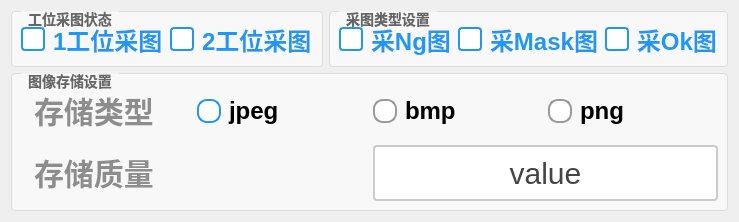
     <widget class="QWidget" name="tab_4">
      <attribute name="title">
       <string>图像存储设置</string>
      </attribute>
      <layout class="QVBoxLayout" name="verticalLayout_19">
       <item>
        <layout class="QHBoxLayout" name="horizontalLayout_20">
         <item>
          <widget class="QGroupBox" name="groupBox_15">
           <property name="styleSheet">
            <string notr="true">QGroupBox {
    border: 1px solid #DDD;
    border-radius: 4px;
    font: bold 14px;
    color: #666;
    background-color: #F8F8F8;
}

QGroupBox::title {
    subcontrol-origin: margin;
    subcontrol-position: top left;
    left: 10px;
    padding: 0 5px;
}</string>
           </property>
           <property name="title">
            <string>工位采图状态</string>
           </property>
           <layout class="QHBoxLayout" name="horizontalLayout_9">
            <item>
             <widget class="QCheckBox" name="cBox_takeCamera1Pictures">
              <property name="sizePolicy">
               <sizepolicy hsizetype="Minimum" vsizetype="Minimum">
                <horstretch>0</horstretch>
                <verstretch>0</verstretch>
               </sizepolicy>
              </property>
              <property name="styleSheet">
               <string notr="true">QCheckBox {
    spacing: 8px;
    font-size: 24px;
    color: #333;
    font-weight: bold;        
    color:  rgb(0, 0, 0);       
}

/* 未选中状态 */
QCheckBox::indicator {
    width: 20px;
    height: 20px;
    border-radius: 4px; /* 方形，圆角可适当调整 */
    border: 2px solid #999;
    background: #ffffff;
}

/* 悬停效果 */
QCheckBox::indicator:hover {
    border: 2px solid #666;
}

/* 选中状态 */
QCheckBox::indicator:checked {
    border: 2px solid #2196F3;
    background-color: qradialgradient(
        cx:0.5, cy:0.5,
        radius:0.4,
        fx:0.5, fy:0.5,
        stop:0 #2196F3,
        stop:1 transparent
    );
}

/* 禁用状态 */
QCheckBox::indicator:disabled {
    border: 2px solid #ccc;
    background: #eee;
}

/* 选中时的文字颜色 */
QCheckBox:checked {
    color: #2196F3;
    font-weight: 500;
}

/* 点击动画效果 */
QCheckBox::indicator:pressed {
    border: 2px solid #1565C0;
    background-color: qradialgradient(
        cx:0.5, cy:0.5,
        radius:0.5,
        fx:0.5, fy:0.5,
        stop:0 #BBDEFB,
        stop:1 transparent
    );
}</string>
              </property>
              <property name="text">
               <string>1工位采图</string>
              </property>
              <property name="checked">
               <bool>true</bool>
              </property>
             </widget>
            </item>
            <item>
             <widget class="QCheckBox" name="cBox_takeCamera2Pictures">
              <property name="sizePolicy">
               <sizepolicy hsizetype="Minimum" vsizetype="Minimum">
                <horstretch>0</horstretch>
                <verstretch>0</verstretch>
               </sizepolicy>
              </property>
              <property name="styleSheet">
               <string notr="true">QCheckBox {
    spacing: 8px;
    font-size: 24px;
    color: #333;
    font-weight: bold;        
    color:  rgb(0, 0, 0);       
}

/* 未选中状态 */
QCheckBox::indicator {
    width: 20px;
    height: 20px;
    border-radius: 4px; /* 方形，圆角可适当调整 */
    border: 2px solid #999;
    background: #ffffff;
}

/* 悬停效果 */
QCheckBox::indicator:hover {
    border: 2px solid #666;
}

/* 选中状态 */
QCheckBox::indicator:checked {
    border: 2px solid #2196F3;
    background-color: qradialgradient(
        cx:0.5, cy:0.5,
        radius:0.4,
        fx:0.5, fy:0.5,
        stop:0 #2196F3,
        stop:1 transparent
    );
}

/* 禁用状态 */
QCheckBox::indicator:disabled {
    border: 2px solid #ccc;
    background: #eee;
}

/* 选中时的文字颜色 */
QCheckBox:checked {
    color: #2196F3;
    font-weight: 500;
}

/* 点击动画效果 */
QCheckBox::indicator:pressed {
    border: 2px solid #1565C0;
    background-color: qradialgradient(
        cx:0.5, cy:0.5,
        radius:0.5,
        fx:0.5, fy:0.5,
        stop:0 #BBDEFB,
        stop:1 transparent
    );
}</string>
              </property>
              <property name="text">
               <string>2工位采图</string>
              </property>
              <property name="checked">
               <bool>true</bool>
              </property>
             </widget>
            </item>
           </layout>
          </widget>
         </item>
         <item>
          <widget class="QGroupBox" name="groupBox_14">
           <property name="styleSheet">
            <string notr="true">QGroupBox {
    border: 1px solid #DDD;
    border-radius: 4px;
    font: bold 14px;
    color: #666;
    background-color: #F8F8F8;
}

QGroupBox::title {
    subcontrol-origin: margin;
    subcontrol-position: top left;
    left: 10px;
    padding: 0 5px;
}</string>
           </property>
           <property name="title">
            <string>采图类型设置</string>
           </property>
           <layout class="QHBoxLayout" name="horizontalLayout_11">
            <item>
             <widget class="QCheckBox" name="cBox_takeNgPictures">
              <property name="sizePolicy">
               <sizepolicy hsizetype="Minimum" vsizetype="Minimum">
                <horstretch>0</horstretch>
                <verstretch>0</verstretch>
               </sizepolicy>
              </property>
              <property name="styleSheet">
               <string notr="true">QCheckBox {
    spacing: 8px;
    font-size: 24px;
    color: #333;
    font-weight: bold;        
    color:  rgb(0, 0, 0);       
}

/* 未选中状态 */
QCheckBox::indicator {
    width: 20px;
    height: 20px;
    border-radius: 4px; /* 方形，圆角可适当调整 */
    border: 2px solid #999;
    background: #ffffff;
}

/* 悬停效果 */
QCheckBox::indicator:hover {
    border: 2px solid #666;
}

/* 选中状态 */
QCheckBox::indicator:checked {
    border: 2px solid #2196F3;
    background-color: qradialgradient(
        cx:0.5, cy:0.5,
        radius:0.4,
        fx:0.5, fy:0.5,
        stop:0 #2196F3,
        stop:1 transparent
    );
}

/* 禁用状态 */
QCheckBox::indicator:disabled {
    border: 2px solid #ccc;
    background: #eee;
}

/* 选中时的文字颜色 */
QCheckBox:checked {
    color: #2196F3;
    font-weight: 500;
}

/* 点击动画效果 */
QCheckBox::indicator:pressed {
    border: 2px solid #1565C0;
    background-color: qradialgradient(
        cx:0.5, cy:0.5,
        radius:0.5,
        fx:0.5, fy:0.5,
        stop:0 #BBDEFB,
        stop:1 transparent
    );
}</string>
              </property>
              <property name="text">
               <string>采Ng图</string>
              </property>
              <property name="checked">
               <bool>true</bool>
              </property>
             </widget>
            </item>
            <item>
             <widget class="QCheckBox" name="cBox_takeMaskPictures">
              <property name="sizePolicy">
               <sizepolicy hsizetype="Minimum" vsizetype="Minimum">
                <horstretch>0</horstretch>
                <verstretch>0</verstretch>
               </sizepolicy>
              </property>
              <property name="styleSheet">
               <string notr="true">QCheckBox {
    spacing: 8px;
    font-size: 24px;
    color: #333;
    font-weight: bold;        
    color:  rgb(0, 0, 0);       
}

/* 未选中状态 */
QCheckBox::indicator {
    width: 20px;
    height: 20px;
    border-radius: 4px; /* 方形，圆角可适当调整 */
    border: 2px solid #999;
    background: #ffffff;
}

/* 悬停效果 */
QCheckBox::indicator:hover {
    border: 2px solid #666;
}

/* 选中状态 */
QCheckBox::indicator:checked {
    border: 2px solid #2196F3;
    background-color: qradialgradient(
        cx:0.5, cy:0.5,
        radius:0.4,
        fx:0.5, fy:0.5,
        stop:0 #2196F3,
        stop:1 transparent
    );
}

/* 禁用状态 */
QCheckBox::indicator:disabled {
    border: 2px solid #ccc;
    background: #eee;
}

/* 选中时的文字颜色 */
QCheckBox:checked {
    color: #2196F3;
    font-weight: 500;
}

/* 点击动画效果 */
QCheckBox::indicator:pressed {
    border: 2px solid #1565C0;
    background-color: qradialgradient(
        cx:0.5, cy:0.5,
        radius:0.5,
        fx:0.5, fy:0.5,
        stop:0 #BBDEFB,
        stop:1 transparent
    );
}</string>
              </property>
              <property name="text">
               <string>采Mask图</string>
              </property>
              <property name="checked">
               <bool>true</bool>
              </property>
             </widget>
            </item>
            <item>
             <widget class="QCheckBox" name="cBox_takeOkPictures">
              <property name="sizePolicy">
               <sizepolicy hsizetype="Minimum" vsizetype="Minimum">
                <horstretch>0</horstretch>
                <verstretch>0</verstretch>
               </sizepolicy>
              </property>
              <property name="styleSheet">
               <string notr="true">QCheckBox {
    spacing: 8px;
    font-size: 24px;
    color: #333;
    font-weight: bold;        
    color:  rgb(0, 0, 0);       
}

/* 未选中状态 */
QCheckBox::indicator {
    width: 20px;
    height: 20px;
    border-radius: 4px; /* 方形，圆角可适当调整 */
    border: 2px solid #999;
    background: #ffffff;
}

/* 悬停效果 */
QCheckBox::indicator:hover {
    border: 2px solid #666;
}

/* 选中状态 */
QCheckBox::indicator:checked {
    border: 2px solid #2196F3;
    background-color: qradialgradient(
        cx:0.5, cy:0.5,
        radius:0.4,
        fx:0.5, fy:0.5,
        stop:0 #2196F3,
        stop:1 transparent
    );
}

/* 禁用状态 */
QCheckBox::indicator:disabled {
    border: 2px solid #ccc;
    background: #eee;
}

/* 选中时的文字颜色 */
QCheckBox:checked {
    color: #2196F3;
    font-weight: 500;
}

/* 点击动画效果 */
QCheckBox::indicator:pressed {
    border: 2px solid #1565C0;
    background-color: qradialgradient(
        cx:0.5, cy:0.5,
        radius:0.5,
        fx:0.5, fy:0.5,
        stop:0 #BBDEFB,
        stop:1 transparent
    );
}</string>
              </property>
              <property name="text">
               <string>采Ok图</string>
              </property>
              <property name="checked">
               <bool>true</bool>
              </property>
             </widget>
            </item>
           </layout>
          </widget>
         </item>
        </layout>
       </item>
       <item>
        <widget class="QGroupBox" name="groupBox_25">
         <property name="styleSheet">
          <string notr="true">QGroupBox {
    border: 1px solid #DDD;
    border-radius: 4px;
    font: bold 14px;
    color: #666;
    background-color: #F8F8F8;
}

QGroupBox::title {
    subcontrol-origin: margin;
    subcontrol-position: top left;
    left: 10px;
    padding: 0 5px;
}</string>
         </property>
         <property name="title">
          <string>图像存储设置</string>
         </property>
         <layout class="QVBoxLayout" name="verticalLayout_18">
          <item>
           <layout class="QHBoxLayout" name="horizontalLayout_17">
            <item>
             <widget class="QLabel" name="label_71">
              <property name="styleSheet">
               <string notr="true">QLabel {
       font-size: 30px;        
       font-weight: bold;        
       color:  rgb(141, 141, 141);       
       padding: 5px 5px;     
       border-bottom: 2px solid #cccccc; 
    }</string>
              </property>
              <property name="text">
               <string>存储类型</string>
              </property>
             </widget>
            </item>
            <item>
             <widget class="QRadioButton" name="rbtn_saveJpeg">
              <property name="sizePolicy">
               <sizepolicy hsizetype="Minimum" vsizetype="Minimum">
                <horstretch>0</horstretch>
                <verstretch>0</verstretch>
               </sizepolicy>
              </property>
              <property name="styleSheet">
               <string notr="true">QRadioButton {
    spacing: 8px;
    font-size: 24px;
    color: #333;
    font-weight: bold;        
    color:  rgb(0, 0, 0);       

}

/* 未选中状态 */
QRadioButton::indicator {
    width: 20px;
    height: 20px;
    border-radius: 10px;
    border: 2px solid #999;
    background: #ffffff;
}

/* 悬停效果 */
QRadioButton::indicator:hover {
    border: 2px solid #666;
}

/* 选中状态 */
QRadioButton::indicator:checked {
    border: 2px solid #2196F3;
}

/* 选中时的内圆 */
QRadioButton::indicator:checked {
    background-color: qradialgradient(
        cx:0.5, cy:0.5,
        radius:0.4,
        fx:0.5, fy:0.5,
        stop:0 #2196F3,
        stop:1 transparent
    );
}

/* 禁用状态 */
QRadioButton::indicator:disabled {
    border: 2px solid #ccc;
    background: #eee;
}

/* 点击动画效果 */
QRadioButton::indicator:pressed {
    border: 2px solid #1565C0;
    background-color: qradialgradient(
        cx:0.5, cy:0.5,
        radius:0.5,
        fx:0.5, fy:0.5,
        stop:0 #BBDEFB,
        stop:1 transparent
    );
}</string>
              </property>
              <property name="text">
               <string>jpeg</string>
              </property>
              <property name="checked">
               <bool>true</bool>
              </property>
              <property name="autoExclusive">
               <bool>false</bool>
              </property>
             </widget>
            </item>
            <item>
             <widget class="QRadioButton" name="rbtn_saveBmp">
              <property name="sizePolicy">
               <sizepolicy hsizetype="Minimum" vsizetype="Minimum">
                <horstretch>0</horstretch>
                <verstretch>0</verstretch>
               </sizepolicy>
              </property>
              <property name="styleSheet">
               <string notr="true">QRadioButton {
    spacing: 8px;
    font-size: 24px;
    color: #333;
    font-weight: bold;        
    color:  rgb(0, 0, 0);       

}

/* 未选中状态 */
QRadioButton::indicator {
    width: 20px;
    height: 20px;
    border-radius: 10px;
    border: 2px solid #999;
    background: #ffffff;
}

/* 悬停效果 */
QRadioButton::indicator:hover {
    border: 2px solid #666;
}

/* 选中状态 */
QRadioButton::indicator:checked {
    border: 2px solid #2196F3;
}

/* 选中时的内圆 */
QRadioButton::indicator:checked {
    background-color: qradialgradient(
        cx:0.5, cy:0.5,
        radius:0.4,
        fx:0.5, fy:0.5,
        stop:0 #2196F3,
        stop:1 transparent
    );
}

/* 禁用状态 */
QRadioButton::indicator:disabled {
    border: 2px solid #ccc;
    background: #eee;
}

/* 点击动画效果 */
QRadioButton::indicator:pressed {
    border: 2px solid #1565C0;
    background-color: qradialgradient(
        cx:0.5, cy:0.5,
        radius:0.5,
        fx:0.5, fy:0.5,
        stop:0 #BBDEFB,
        stop:1 transparent
    );
}</string>
              </property>
              <property name="text">
               <string>bmp</string>
              </property>
              <property name="autoExclusive">
               <bool>false</bool>
              </property>
             </widget>
            </item>
            <item>
             <widget class="QRadioButton" name="rbtn_savePng">
              <property name="sizePolicy">
               <sizepolicy hsizetype="Minimum" vsizetype="Minimum">
                <horstretch>0</horstretch>
                <verstretch>0</verstretch>
               </sizepolicy>
              </property>
              <property name="styleSheet">
               <string notr="true">QRadioButton {
    spacing: 8px;
    font-size: 24px;
    color: #333;
    font-weight: bold;        
    color:  rgb(0, 0, 0);       

}

/* 未选中状态 */
QRadioButton::indicator {
    width: 20px;
    height: 20px;
    border-radius: 10px;
    border: 2px solid #999;
    background: #ffffff;
}

/* 悬停效果 */
QRadioButton::indicator:hover {
    border: 2px solid #666;
}

/* 选中状态 */
QRadioButton::indicator:checked {
    border: 2px solid #2196F3;
}

/* 选中时的内圆 */
QRadioButton::indicator:checked {
    background-color: qradialgradient(
        cx:0.5, cy:0.5,
        radius:0.4,
        fx:0.5, fy:0.5,
        stop:0 #2196F3,
        stop:1 transparent
    );
}

/* 禁用状态 */
QRadioButton::indicator:disabled {
    border: 2px solid #ccc;
    background: #eee;
}

/* 点击动画效果 */
QRadioButton::indicator:pressed {
    border: 2px solid #1565C0;
    background-color: qradialgradient(
        cx:0.5, cy:0.5,
        radius:0.5,
        fx:0.5, fy:0.5,
        stop:0 #BBDEFB,
        stop:1 transparent
    );
}</string>
              </property>
              <property name="text">
               <string>png</string>
              </property>
              <property name="autoExclusive">
               <bool>false</bool>
              </property>
             </widget>
            </item>
           </layout>
          </item>
          <item>
           <layout class="QHBoxLayout" name="horizontalLayout_19">
            <item>
             <widget class="QLabel" name="label_13">
              <property name="styleSheet">
               <string notr="true">QLabel {
       font-size: 30px;        
       font-weight: bold;        
       color:  rgb(141, 141, 141);       
       padding: 5px 5px;     
       border-bottom: 2px solid #cccccc; 
    }</string>
              </property>
              <property name="text">
               <string>存储质量</string>
              </property>
             </widget>
            </item>
            <item>
             <widget class="QPushButton" name="btn_saveQuality">
              <property name="sizePolicy">
               <sizepolicy hsizetype="Minimum" vsizetype="Minimum">
                <horstretch>0</horstretch>
                <verstretch>0</verstretch>
               </sizepolicy>
              </property>
              <property name="styleSheet">
               <string notr="true">QPushButton {
    padding: 6px 14px;
    border: 2px solid #CCC;
    border-radius: 4px;
    background-color: white;
    color: #444;
	font-size: 30px; 
}

QPushButton:hover {
    border-color: #999;
    background-color: #F5F5F5;
}

QPushButton:pressed {
    border-color: #777;
    background-color: #EEE;
}</string>
              </property>
              <property name="text">
               <string>value</string>
              </property>
             </widget>
            </item>
           </layout>
          </item>
         </layout>
        </widget>
       </item>
      </layout>
     </widget>
